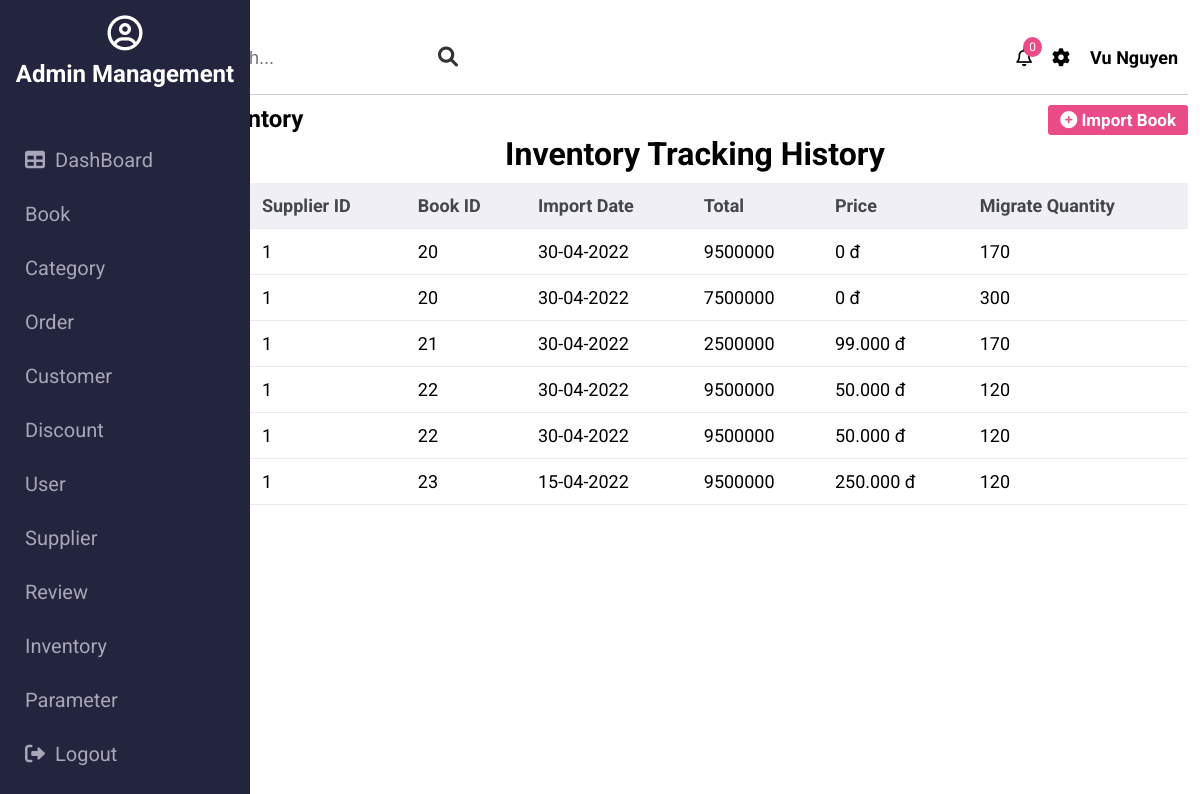
Screenshot of /admin/inventory (signed in) with the database file from the repository.
### tables this page shows
CREATE TABLE `have_role` (
  `role_id` int(11) NOT NULL,
  `user_id` int(11) NOT NULL
);

CREATE TABLE `role` (
  `role_id` int(11) NOT NULL,
  `name` varchar(128) DEFAULT NULL,
  `description` text DEFAULT NULL
);

CREATE TABLE `inventory` (
  `inventory_id` int(11) NOT NULL,
  `supplier_id` int(11) NOT NULL,
  `book_id` int(11) NOT NULL,
  `purchase_date` datetime DEFAULT current_timestamp(),
  `receive_date` datetime DEFAULT NULL,
  `total` float DEFAULT NULL,
  `price` float NOT NULL,
  `migrate_quantity` int(11) NOT NULL
);

### controllers/admin/BaseController.php (called while the page is built, shortened)
<?php
class BaseController {
    protected $userModel;
    public function __construct() {
        $this->userModel = new UserModel();
    }
    public function getUserModel() {
        return $this->userModel;
    }
    protected function view($path, array $data = []) {
        $path = self::BASE_FOLDER_VIEW . '/' . str_replace('.', '/', $path) . '.php';
        return include($path);
    }
}

### controllers/admin/InventoryController.php (called while the page is built, shortened)
<?php
class InventoryController extends BaseController {
    private $inventoryModel;
    public function __construct() {
        $this->inventoryModel = new InventoryModel();
        $this->userId = $_SESSION['user']['user_id'];
    }
    public function index() {
        $roles = $this->getUserModel()->getAllRoleByUserId($this->userId);
        $inventories = $this->inventoryModel->getAll();
        return $this->view('admin.inventories.show', ['inventories' => $inventories, 'roles' => $roles]);
    }
}

### core/Database.php (called while the page is built, shortened)
<?php
class Database {
    public function connect() {
        $host = self::HOST;
        $username = self::USERNAME;
        $password = self::PASSWORD;
        $dbname = self::DB_NAME;
        try {
            $connect = new PDO("mysql:host=$host;dbname=$dbname", $username, $password);
            $connect->setAttribute(PDO::ATTR_ERRMODE, PDO::ERRMODE_EXCEPTION);
            $connect->setAttribute(PDO::ATTR_DEFAULT_FETCH_MODE, PDO::FETCH_ASSOC);
            return $connect;
        } catch (PDOException $e) {
            echo "Connection failed: " . $e->getMessage();
        }
    }
}

### models/BaseModel.php (called while the page is built, shortened)
<?php
class BaseModel extends Database {
    protected $db;
    public function __construct() {
        $this->db = $this->connect();
    }
    public function all($table, $select, $orderBy, $limit) {
        $field = implode(',', $select);
        $orderField = 'order by ';
        $orderBy ? $orderField .= implode(', ', $orderBy) : $orderField = '';
        $sql = "select $field from $table $orderField limit $limit";
        $result = $this->db->query($sql);
        $data = [];
        while ($row = $result->fetch()) {
            $data[] = $row;
        }
        return $data;
    }
}

### models/UserModel.php (called while the page is built, shortened)
<?php
class UserModel extends BaseModel {
    public function getAllRoleByUserId($userId) {
        $sql = "select * from user u, have_role h, role r
                where u.user_id = h.user_id and h.role_id = r.role_id and u.user_id = :user_id";
        $stmt = $this->db->prepare($sql);
        $stmt->execute(['user_id' => $userId]);
        $roles = [];
        while ($row = $stmt->fetch()) {
            $roles[] = $row;
        }
        return $roles;
    }
}

### models/InventoryModel.php (called while the page is built, shortened)
<?php
class InventoryModel extends BaseModel {
    public function getAll($select = ['*'], $orderBy = [], $limit = 15) {
        return $this->all(self::TABLE, $select = ['*'], $orderBy = [], $limit = 15);
    }
}

### views/admin/inventories/show.php (the view, shortened to what this page needs)
<?php $this->view('partitions.admin.header', ['roles' => $roles]); ?>
<div class="action">
    <h2>Inventory</h2>
    <a href="inventory/import" class="btn btn-import"><i class="fas fa-plus-circle"></i> Import Book</a>
</div>
<div class="content">
    <h1>Inventory Tracking History</h1>
    <table>
        <thead>
            <tr>
                <th>#</th>
                <th>Supplier ID</th>
                <th>Book ID</th>
                <th>Import Date</th>
                <th>Total</th>
                <th>Price</th>
                <th>Migrate Quantity</th>
            </tr>
        </thead>
        <tbody class="content-body">
            <?php
            foreach ($inventories as $inventory) {
            ?>
                <tr>
                    <td><?php echo $inventory['inventory_id'] ?></td>
                    <td><?php echo $inventory['supplier_id'] ?></td>
                    <td><?php echo $inventory['book_id'] ?></td>
                    <td><?php echo date('d-m-Y', strtotime($inventory['purchase_date'])) ?></td>
                    <td><?php echo $inventory['total'] ?></td>
                    <td><?php echo number_format($inventory['price'], 0, '.', '.') ?> đ</td>
                    <td><?php echo $inventory['migrate_quantity'] ?></td>
                </tr>
            <?php } ?>
        </tbody>
    </table>
</div>

### views/partitions/admin/sidebar.php
<div class="sidebar">
    <div class="sidebar-title">
        <i class="far fa-user-circle"></i>
        <h2>Admin Management</h2>
    </div>
    <ul class="sidebar-list">
        <?php $icons = [
            'user' => '<i class="fas fa-users"></i>',
            'customer' => '<i class="far fa-user"></i>',
            'category' => '<i class="fab fa-apple"></i>',
            'book' => '<i class="fas fa-book"></i>',
            'order' => '<i class="fas fa-history"></i>',
            'supplier' => '<i class="fas fa-coins"></i>',
            'tracking' => '<i class="fas fa-parachute-box"></i>',
            'inventory' => '<i class="fas fa-warehouse"></i>',
            'discount' => '<i class="fas fa-tags"></i>',
            'review' => '<i class="far fa-comment"></i>',
            'parameter' => '<i class="fab fa-whmcs"></i>'
        ] ?>
        <li class="sidebar-item"><a href=""><i class="fas fa-table"></i>DashBoard</a></li>
        <?php foreach ($roles as $role) : ?>
            <li class="sidebar-item"><a href="<?= $role['name'] ?>"> <?php echo $icons[$role['name']] ?> <?= ucfirst($role['name']) ?></a></li>
        <?php endforeach ?>
        <li class="sidebar-item"><a href="auth/adminLogout"><i class="fas fa-sign-out-alt"></i>Logout</a></li>
    </ul>
</div>

### public/admin/css/base.css (style rules this page uses)
:root { --white-color: #fff; --main-color: #ea4c89; --siderbar-color: #021056; }
* { padding: 0; margin: 0; box-sizing: border-box; }
html { font-family: "Roboto", sans-serif; }

### public/admin/css/style.css (style rules this page uses)
.sidebar { position: fixed; top: 0; bottom: 0; background-color: #23243d; width: 250px; }
.sidebar .sidebar-title { display: flex; flex-direction: column; align-items: center; color: var(--white-color); padding: 15px; }
.sidebar-title i { font-size: 35px; }
.sidebar-title h2 { margin-top: 10px; }
.sidebar-list { list-style: none; padding-top: 30px; }
.sidebar-item a { width: 100%; display: inline-block; text-decoration: none; color: #a7a7b7; font-size: 20px; padding: 15px 25px; transition: all ease-in 0.15s; }
.sidebar-item a i { margin-right: 10px; }
h1 { text-align: center; }
.btn { font-size: 17px; font-weight: 700; padding: 5px 12px; background-color: var(--main-color); color: var(--white-color); outline: none; border: none; border-radius: 3px; }
table { width: 100%; margin-top: 10px; }
table, th, td { border-collapse: collapse; }
th, td { padding: 12px; font-size: 18px; text-align: left; }
table th { background-color: #efeff5; color: #43474b; }
table tr { border-bottom: 1px solid #eaeaee; }
table tr td:first-child { font-weight: bold; }
.action { display: flex; justify-content: space-between; margin-top: 10px; }
.action a { text-decoration: none; }

### rows the page displays
have_role: role.name "Book"
have_role: role.name "Category"
have_role: role.name "Order"
have_role: role.name "Customer"
have_role: role.name "Discount"
have_role: role.name "User"
have_role: role.name "Supplier"
have_role: role.name "Review"
have_role: role.name "Inventory"
have_role: role.name "Parameter"
inventory: supplier "1", book "20", purchase_date "30-04-2022", total "9500000", price "0", migrate_quantity "170"
inventory: supplier "1", book "20", purchase_date "30-04-2022", total "7500000", price "0", migrate_quantity "300"
inventory: supplier "1", book "21", purchase_date "30-04-2022", total "2500000", price "99.000", migrate_quantity "170"
inventory: supplier "1", book "22", purchase_date "30-04-2022", total "9500000", price "50.000", migrate_quantity "120"
inventory: supplier "1", book "22", purchase_date "30-04-2022", total "9500000", price "50.000", migrate_quantity "120"
inventory: supplier "1", book "23", purchase_date "15-04-2022", total "9500000", price "250.000", migrate_quantity "120"

### other values shown
$_SESSION['user']['first_name'] "Vu"
$_SESSION['user']['last_name'] "Nguyen"
